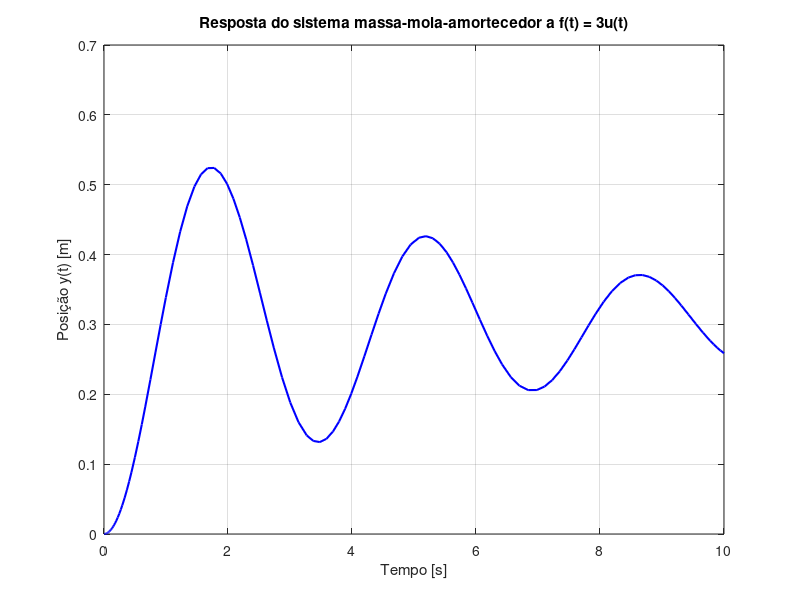

The MATLAB source for this figure:
function simulaMassaMola
    % Parâmetros do sistema
    m = 3;     % kg
    c = 1;     % Ns/m
    k = 10;    % N/m

    % Tempo de simulação
    T = 10;

    % Condições iniciais
    x0 = [0; 0];  % posição e velocidade iniciais

    % Simulação com ode45
    [t, x] = ode45(@(t,x) modeloMassaMola(t, x, m, c, k), [0 T], x0);

    % Plot da posição (x1 = y)
    plot(t, x(:,1), 'b', 'LineWidth', 1.5)
    xlabel('Tempo [s]')
    ylabel('Posição y(t) [m]')
    title('Resposta do sistema massa-mola-amortecedor a f(t) = 3u(t)')
    grid on
end

function dx = modeloMassaMola(t, x, m, c, k)
    f = 3;  % Degrau unitário: f(t) = 3 para t >= 0
    dx = zeros(2,1);
    dx(1) = x(2);
    dx(2) = (1/m)*(f - c*x(2) - k*x(1));
end
